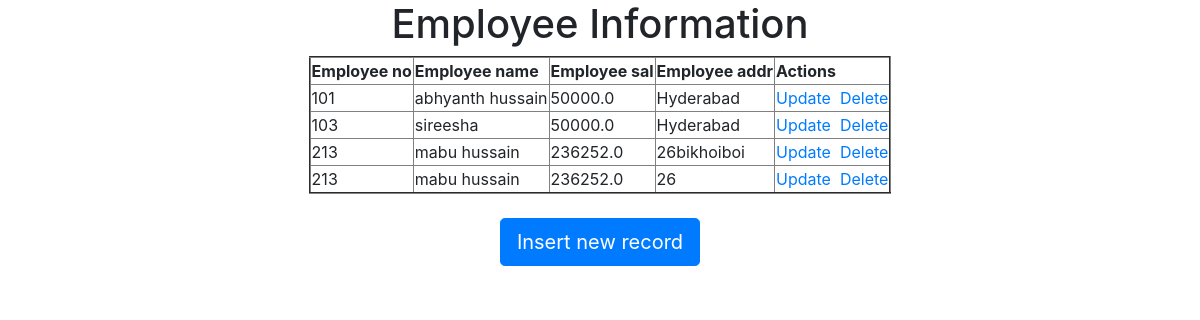
The page / on the database its author committed.
### testApp/models.py (models this page shows)
class Employee(models.Model):
    eno = models.IntegerField()
    ename = models.CharField(max_length=50)
    esal = models.FloatField()
    eaddr = models.CharField(max_length=50)

### testApp/views.py (the view)
# urls.py: path('', views.read), #read
def read(request):
    employees = Employee.objects.all()
    return render(request,"testApp/home.html",{'employees':employees})

### templates/testApp/home.html
{%extends 'testApp/base.html'%}
{%block content%}
<div class="container" align = "center">
  <h1>Employee Information</h1>
  <table border=2>
    <tr>
      <th>Employee no</th>
      <th>Employee name</th>
      <th>Employee sal</th>
      <th>Employee addr</th>
      <th>Actions</th>
    </tr>
    {%for emp in employees%}
    <tr>
      <td>{{emp.eno}}</td>
      <td>{{emp.ename}}</td>
      <td>{{emp.esal}}</td>
      <td>{{emp.eaddr}}</td>
      <td><a href="update/{{emp.id}}">Update</a>&nbsp&nbsp<a href="delete/{{emp.id}}">Delete</a></td>
    </tr>
    {%endfor%}
  </table><br>
  <a href="/create" class="btn btn-lg btn-primary">Insert new record</a>
</div>
{%endblock%}

### templates/testApp/base.html (shortened to what this page needs)
<!DOCTYPE html>
<html lang="en" dir="ltr">
  <head>
    <link rel="stylesheet" href="https://cdn.jsdelivr.net/npm/bootstrap@4.6.2/dist/css/bootstrap.min.css">
  </head>
  <body>
    {%block content%}
    {%endblock%}
  </body>
</html>

### rows shown on the page
Employee: eno "101", ename "abhyanth hussain", esal "50000.0", eaddr "Hyderabad"
Employee: eno "103", ename "sireesha", esal "50000.0", eaddr "Hyderabad"
Employee: eno "213", ename "mabu hussain", esal "236252.0", eaddr "26bikhoiboi"
Employee: eno "213", ename "mabu hussain", esal "236252.0", eaddr "26"
